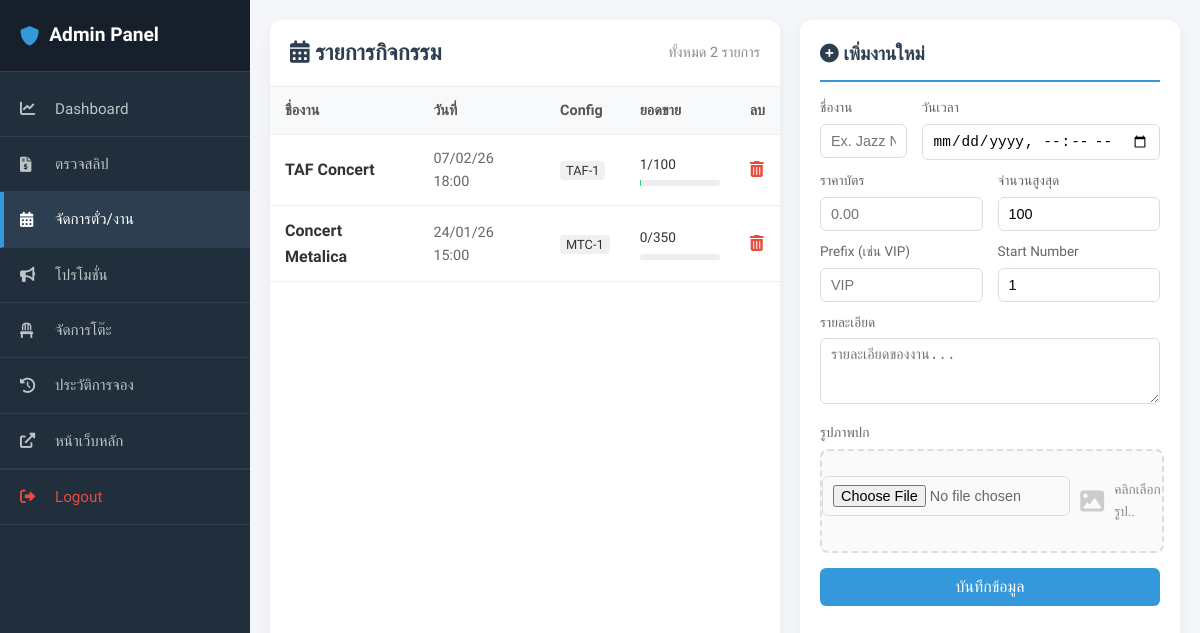
The page /admin/manage_events.php (signed in) on the database as committed earlier.
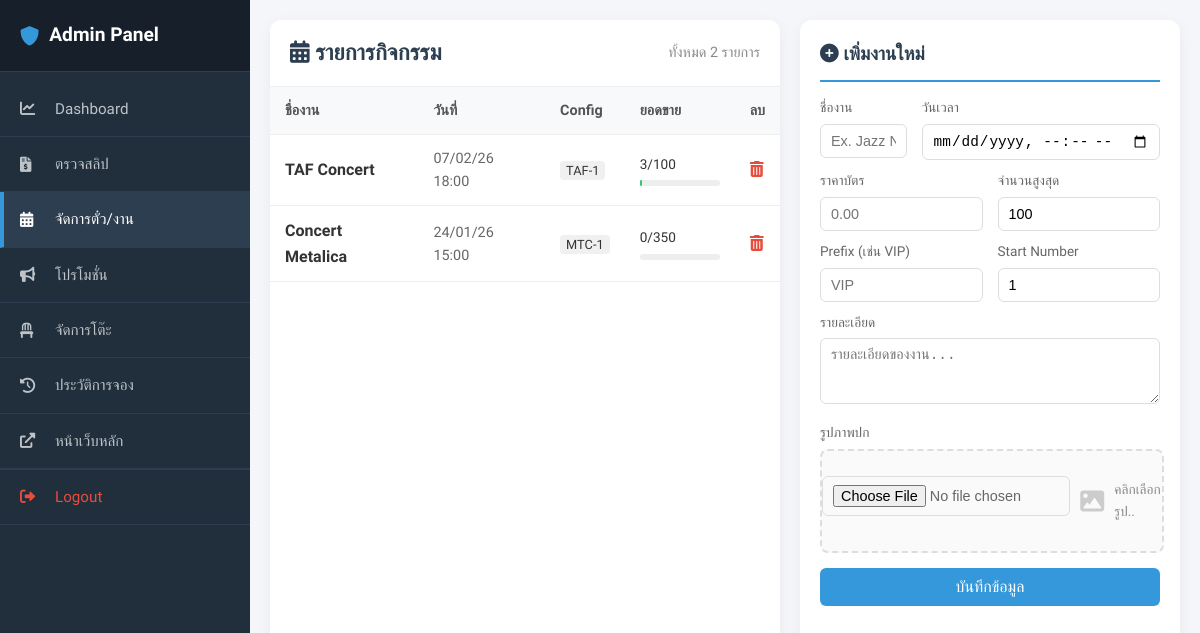
The same page on the database as committed later.
### tables this page shows
CREATE TABLE `events` (
  `id` int(11) NOT NULL,
  `title` varchar(100) NOT NULL,
  `description` text DEFAULT NULL,
  `event_date` datetime NOT NULL,
  `ticket_price` decimal(10,2) NOT NULL,
  `image_url` varchar(255) DEFAULT NULL,
  `prefix` varchar(10) DEFAULT 'TKT',
  `start_num` int(11) DEFAULT 1,
  `max_tickets` int(11) DEFAULT 100,
  `current_sold` int(11) DEFAULT 0
);

### admin/manage_events.php (the view, shortened to what the changed rows need)
<?php
require '../db.php';
?>
<!DOCTYPE html>
<html lang="th">
<head>
    <link rel="stylesheet" href="../style.css">
    <link rel="stylesheet" href="https://cdnjs.cloudflare.com/ajax/libs/font-awesome/6.0.0/css/all.min.css">
</head>
<body>
    <div class="admin-layout">
        <div class="main-content">
            <div class="list-section">
                <div class="list-header">
                    <h2 style="margin:0; font-size:1.4rem; color:#2c3e50;"><i class="fas fa-calendar-alt"></i>
                        รายการกิจกรรม</h2>
                </div>
                <div class="table-container">
                    <table>
                        <thead>
                            <tr>
                                <th>ชื่องาน</th>
                                <th>วันที่</th>
                                <th>Config</th>
                                <th>ยอดขาย</th>
                                <th>ลบ</th>
                            </tr>
                        </thead>
                        <tbody>
                            <?php
                            $stmt = $pdo->query("SELECT * FROM events ORDER BY event_date DESC");
                            while ($row = $stmt->fetch()):
                                $pct = ($row['max_tickets'] > 0) ? ($row['current_sold'] / $row['max_tickets']) * 100 : 0;
                                ?>
                                <tr>
                                    <td>
                                        <div style="font-weight:600; color:#333;"><?= $row['title'] ?></div>
                                    </td>
                                    <td style="font-size:0.9rem; color:#666;">
                                        <?= date("d/m/y H:i", strtotime($row['event_date'])) ?>
                                    </td>
                                    <td>
                                        <span
                                            style="background:#f0f0f0; padding:2px 6px; border-radius:4px; font-size:0.8rem; font-weight:500;">
                                            <?= $row['prefix'] ?>-<?= $row['start_num'] ?>
                                        </span>
                                    </td>
                                    <td>
                                        <div style="display:flex; align-items:center; gap:8px;">
                                            <span
                                                style="font-size:0.85rem;"><?= $row['current_sold'] ?>/<?= $row['max_tickets'] ?></span>
                                        </div>
                                        <div class="bar-bg">
                                            <div class="bar-fill" style="width:<?= $pct ?>%"></div>
                                        </div>
                                    </td>
                                    <td>
                                        <a href="?delete=<?= $row['id'] ?>" onclick="return confirm('ยืนยันการลบ?')"
                                            style="color:#e74c3c; text-decoration:none;">
                                            <i class="fas fa-trash-alt"></i>
                                        </a>
                                    </td>
                                </tr>
                            <?php endwhile; ?>
                        </tbody>
                    </table>
                </div>
            </div>
        </div>
    </div>
</body>
</html>

Rows that differ between the two databases and show on the page:
changed events "TAF Concert": current_sold "1" → "3"
